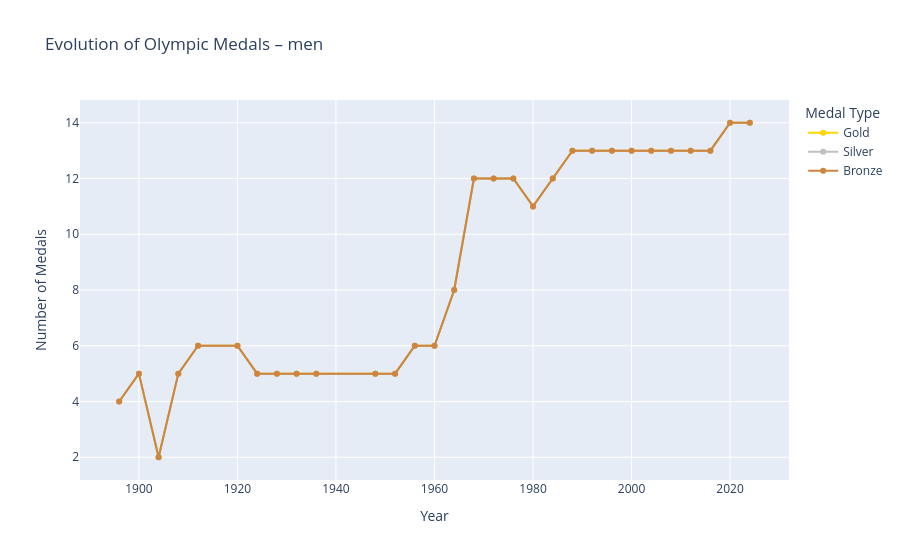

Notebook cell for this chart:
### Code cell
# Function to prepare data and plot medal counts over time
def plot_medals_over_time(df, gender_label):
    # Filter dataframe by gender
    df_gender = df[df['Gender'] == gender_label]
    
    # Group by Olympic year and sum medal counts
    df_year = df_gender.groupby('Games_Year')[['Gold','Silver','Bronze']].sum().reset_index()
    
    # Convert to long format for plotting
    df_long = df_year.melt(
        id_vars='Games_Year',
        value_vars=['Gold','Silver','Bronze'],
        var_name='Medal',
        value_name='Count'
    )
    
    # Create line plot with markers
    fig = px.line(
        df_long,
        x='Games_Year',
        y='Count',
        color='Medal',
        markers=True,
        title=f'Evolution of Olympic Medals – {gender_label}',
        color_discrete_map={'Gold':'gold','Silver':'silver','Bronze':'peru'}  # custom colors
    )
    
    # Update axes and legend
    fig.update_layout(
        yaxis_title='Number of Medals',
        xaxis_title='Year',
        legend_title='Medal Type'
    )
    
    # Show plot
    fig.show()

# Plot for Men and Women 
plot_medals_over_time(df_eda, 'men')
plot_medals_over_time(df_eda, 'women')

### Figure 1 — Plotly figure (JSON) as saved in the notebook; plotly's stock layout.template omitted (floating-point values rounded to 4 significant figures)
{"data": [{"hovertemplate": "Medal=Gold<br>Games_Year=%{x}<br>Count=%{y}<extra></extra>", "legendgroup": "Gold", "line": {"color": "gold", "dash": "solid"}, "marker": {"symbol": "circle"}, "mode": "lines+markers", "name": "Gold", "orientation": "v", "showlegend": true, "type": "scatter", "x": [1896, 1900, 1904, 1908, 1912, 1920, 1924, 1928, 1932, 1936, 1948, 1952, 1956, 1960, 1964, 1968, 1972, 1976, 1980, 1984, 1988, 1992, 1996, 2000, 2004, 2008, 2012, 2016, 2020, 2024], "xaxis": "x", "y": [4, 5, 2, 5, 6, 6, 5, 5, 5, 5, 5, 5, 6, 6, 8, 12, 12, 12, 11, 12, 13, 13, 13, 13, 13, 13, 13, 13, 14, 14], "yaxis": "y"}, {"hovertemplate": "Medal=Silver<br>Games_Year=%{x}<br>Count=%{y}<extra></extra>", "legendgroup": "Silver", "line": {"color": "silver", "dash": "solid"}, "marker": {"symbol": "circle"}, "mode": "lines+markers", "name": "Silver", "orientation": "v", "showlegend": true, "type": "scatter", "x": [1896, 1900, 1904, 1908, 1912, 1920, 1924, 1928, 1932, 1936, 1948, 1952, 1956, 1960, 1964, 1968, 1972, 1976, 1980, 1984, 1988, 1992, 1996, 2000, 2004, 2008, 2012, 2016, 2020, 2024], "xaxis": "x", "y": [4, 5, 2, 5, 6, 6, 5, 5, 5, 5, 5, 5, 6, 6, 8, 12, 12, 12, 11, 12, 13, 13, 13, 13, 13, 13, 13, 13, 14, 14], "yaxis": "y"}, {"hovertemplate": "Medal=Bronze<br>Games_Year=%{x}<br>Count=%{y}<extra></extra>", "legendgroup": "Bronze", "line": {"color": "peru", "dash": "solid"}, "marker": {"symbol": "circle"}, "mode": "lines+markers", "name": "Bronze", "orientation": "v", "showlegend": true, "type": "scatter", "x": [1896, 1900, 1904, 1908, 1912, 1920, 1924, 1928, 1932, 1936, 1948, 1952, 1956, 1960, 1964, 1968, 1972, 1976, 1980, 1984, 1988, 1992, 1996, 2000, 2004, 2008, 2012, 2016, 2020, 2024], "xaxis": "x", "y": [4, 5, 2, 5, 6, 6, 5, 5, 5, 5, 5, 5, 6, 6, 8, 12, 12, 12, 11, 12, 13, 13, 13, 13, 13, 13, 13, 13, 14, 14], "yaxis": "y"}], "layout": {"legend": {"title": {"text": "Medal Type"}, "tracegroupgap": 0}, "title": {"text": "Evolution of Olympic Medals – men"}, "xaxis": {"anchor": "y", "domain": [0, 1], "title": {"text": "Year"}}, "yaxis": {"anchor": "x", "domain": [0, 1], "title": {"text": "Number of Medals"}}}}
